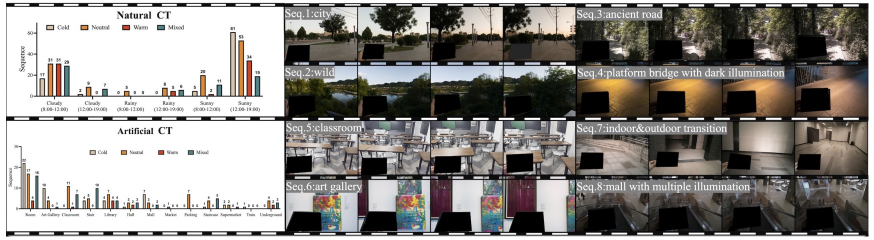
#> input picture example images/dataset.png, 1748 x 480 px (shown at 1/2 size)
$ python -i DataAugmenter.py   (imports and definitions only)
#> lines starting #> are read from the running program, lines starting #| are printed output that depends on the picture
#> further down, picture is the input picture: shape (480, 1748, 3); mean B, G, R 136.8, 140.4, 143.5
import math
import random
from typing import Tuple

import cv2
import numpy as np

from auxiliary.utils import rgb_to_bgr


class DataAugmenterseq():

    def __init__(self, input_size: Tuple = (224, 224)):
        self.__input_size = input_size
        #角度15，scale0.8-1.0, color0.0
        self.__angle = 15
        self.__scale = [0.8, 1.0]
        self.__color = 0.0

    @staticmethod
    def __rotate_image(image: np.ndarray, angle: float) -> np.ndarray:
        """
        Rotates an OpenCV 2 / NumPy image about it's centre by the given angle (in degrees).
        The returned image will be large enough to hold the entire new image, with a black background
        """

        # Get the image size (note: NumPy stores image matrices backwards)
        image_size = (image.shape[1], image.shape[0])
        image_center = tuple(np.array(image_size) / 2)

        # Convert the OpenCV 3x2 rotation matrix to 3x3
        rot_mat = np.vstack([cv2.getRotationMatrix2D(image_center, angle, 1.0), [0, 0, 1]])

        rot_mat_no_translate = np.matrix(rot_mat[0:2, 0:2])

        image_w2, image_h2 = image_size[0] * 0.5, image_size[1] * 0.5

        # Obtain the rotated coordinates of the image corners
        rotated_coords = [
            (np.array([-image_w2, image_h2]) * rot_mat_no_translate).A[0],
            (np.array([image_w2, image_h2]) * rot_mat_no_translate).A[0],
            (np.array([-image_w2, -image_h2]) * rot_mat_no_translate).A[0],
            (np.array([image_w2, -image_h2]) * rot_mat_no_translate).A[0]
        ]

        # Find the size of the new image
        x_coords = [pt[0] for pt in rotated_coords]
        x_pos, x_neg = [x for x in x_coords if x > 0], [x for x in x_coords if x < 0]

        y_coords = [pt[1] for pt in rotated_coords]
        y_pos, y_neg = [y for y in y_coords if y > 0], [y for y in y_coords if y < 0]

        right_bound, left_bound, top_bound, bot_bound = max(x_pos), min(x_neg), max(y_pos), min(y_neg)
        new_w, new_h = int(abs(right_bound - left_bound)), int(abs(top_bound - bot_bound))

        # We require a translation matrix to keep the image centred
        trans_mat = np.matrix([[1, 0, int(new_w * 0.5 - image_w2)], [0, 1, int(new_h * 0.5 - image_h2)], [0, 0, 1]])

        # Compute the transform for the combined rotation and translation
        affine_mat = (np.matrix(trans_mat) * np.matrix(rot_mat))[0:2, :]

        # Apply the transform
        return cv2.warpAffine(image, affine_mat, (new_w, new_h), flags=cv2.INTER_LINEAR)

    @staticmethod
    def __largest_rotated_rect(w: float, h: float, angle: float) -> Tuple:
        """
        Given a rectangle of size w x h that has been rotated by 'angle' (in radians), computes the width and height of
        the largest possible axis-aligned rectangle within the rotated rectangle.

        Original JS code by 'Andri' and Magnus Hoff from Stack Overflow. Converted to Python by Aaron Snoswell
        """
        quadrant = int(math.floor(angle / (math.pi / 2))) & 3
        sign_alpha = angle if ((quadrant & 1) == 0) else math.pi - angle
        alpha = (sign_alpha % math.pi + math.pi) % math.pi

        bb_w = w * math.cos(alpha) + h * math.sin(alpha)
        bb_h = w * math.sin(alpha) + h * math.cos(alpha)

        length = h if (w < h) else w
        d = length * math.cos(alpha)

        gamma = math.atan2(bb_w, bb_w) if (w < h) else math.atan2(bb_w, bb_w)
        delta = math.pi - alpha - gamma
        a = d * math.sin(alpha) / math.sin(delta)

        y = a * math.cos(gamma)
        x = y * math.tan(gamma)

        return bb_w - 2 * x, bb_h - 2 * y

    @staticmethod
    def __crop_around_center(image: np.ndarray, width: float, height: float) -> np.ndarray:
        """ Given a NumPy / OpenCV 2 image, crops it to the given width and height around it's centre point """

        image_size = (image.shape[1], image.shape[0])
        image_center = (int(image_size[0] * 0.5), int(image_size[1] * 0.5))

        width = image_size[0] if width > image_size[0] else width
        height = image_size[1] if height > image_size[1] else height

        x1, x2 = int(image_center[0] - width * 0.5), int(image_center[0] + width * 0.5)
        y1, y2 = int(image_center[1] - height * 0.5), int(image_center[1] + height * 0.5)

        return image[y1:y2, x1:x2]

    def __rotate_and_crop(self, image: np.ndarray, angle: float) -> np.ndarray:
        if angle is None:
            angle = self.__get_random_angle()
        width, height = image.shape[:2]
        target_width, target_height = self.__largest_rotated_rect(width, height, math.radians(angle))
        return self.__crop_around_center(self.__rotate_image(image, angle), target_width, target_height)

    def __rescale(self, img: np.ndarray, scale: float) -> np.ndarray:
        if scale is None:
            scale = self.__get_random_scale(img)
        start_x = random.randrange(0, img.shape[0] - scale + 1)
        start_y = random.randrange(0, img.shape[1] - scale + 1)
        return img[start_x:start_x + scale, start_y:start_y + scale]

    def resize(self, img: np.ndarray) -> np.ndarray:
        return cv2.resize(img, self.__input_size)

    def resize_sequence(self, img: np.ndarray) -> np.ndarray:
        return np.stack([self.resize(img[i]) for i in range(img.shape[0])])

    def __get_random_scale(self, img: np.ndarray) -> float:
        scale = math.exp(random.random() * math.log(self.__scale[1] / self.__scale[0])) * self.__scale[0]
        return min(max(int(round(min(img.shape[:2]) * scale)), 10), min(img.shape[:2]))

    def __get_random_angle(self) -> float:
        return (random.random() - 0.5) * self.__angle

    # [54 lines left out: functions get_random_color_bias, __random_flip, __augment_image, __augment_illuminant, __apply_color_bias, augment_sequence, not called in this run]

    def augment_mimic(self, img: np.ndarray) -> np.ndarray:
        if len(img.shape) == 4:
            num_steps = img.shape[0]
            img = img[-1]
        elif len(img.shape) == 3:
            num_steps = 1
            img = img
        else:
            raise ValueError("Bad image shape detected augmenting mimic: {}".format(img.shape))

        augmented_frames, img_temp = [], img[:, :, ::-1] * (1.0 / 255)
#> augmented_frames = []
        for _ in range(num_steps):
            angle = self.__get_random_angle()
            scale = min(max(int(round(min(img_temp.shape[:2]) * 0.95)), 10), min(img_temp.shape[:2]))
            img_temp = self.resize(self.__rotate_and_crop(self.__rescale(img_temp, scale), angle))
            img_temp = np.clip(img_temp.astype(np.float32), 0, 255)
            augmented_frames.append(img_temp)
#> this loop made 1 pass
#> pass 1, in augment_mimic, `img_temp = self.resize(self.__rotate_and_crop(self.__rescale(img_temp,..`:
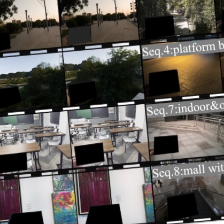
#> img_temp: shape (224, 224, 3) float64; mean R, G, B 0.386, 0.369, 0.352
#> after the loop, augmented_frames = 1 item

        return np.stack(augmented_frames)

>>> import cv2
>>> picture = cv2.imread('../../example images/dataset.png')
>>> result = DataAugmenterseq().augment_mimic(picture)

$ run again, on example images/net.png
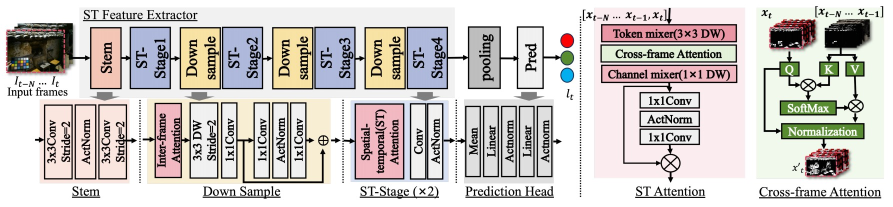
#> input picture example images/net.png, 1786 x 414 px (shown at 1/2 size)
#> picture is the input picture: shape (414, 1786, 3); mean B, G, R 197.8, 200.8, 205.5
#> in augment_mimic, `augmented_frames, img_temp = [], img[:, :, ::-1] * (1.0 / 255)`: augmented_frames = []
#> the loop in augment_mimic, `for _ in range(num_steps):` made 1 pass
#> pass 1, in augment_mimic, `img_temp = self.resize(self.__rotate_and_crop(self.__rescale(img_temp,..`:
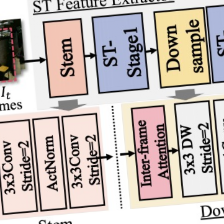
#> img_temp: shape (224, 224, 3) float64; mean R, G, B 0.771, 0.733, 0.717
#> after the loop in augment_mimic, `for _ in range(num_steps):`: augmented_frames = 1 item

$ run again, on example images/visualization.png
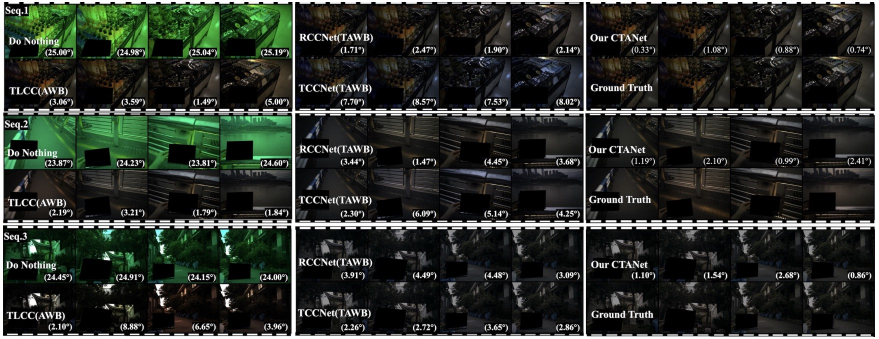
#> input picture example images/visualization.png, 1758 x 678 px (shown at 1/2 size)
#> picture is the input picture: shape (678, 1758, 3); mean B, G, R 42.8, 48.8, 43.9
#> in augment_mimic, `augmented_frames, img_temp = [], img[:, :, ::-1] * (1.0 / 255)`: augmented_frames = []
#> the loop in augment_mimic, `for _ in range(num_steps):` made 1 pass
#> pass 1, in augment_mimic, `img_temp = self.resize(self.__rotate_and_crop(self.__rescale(img_temp,..`:
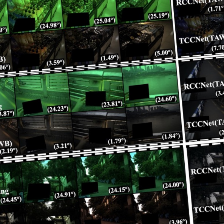
#> img_temp: shape (224, 224, 3) float64; mean R, G, B 0.159, 0.21, 0.158
#> after the loop in augment_mimic, `for _ in range(num_steps):`: augmented_frames = 1 item
